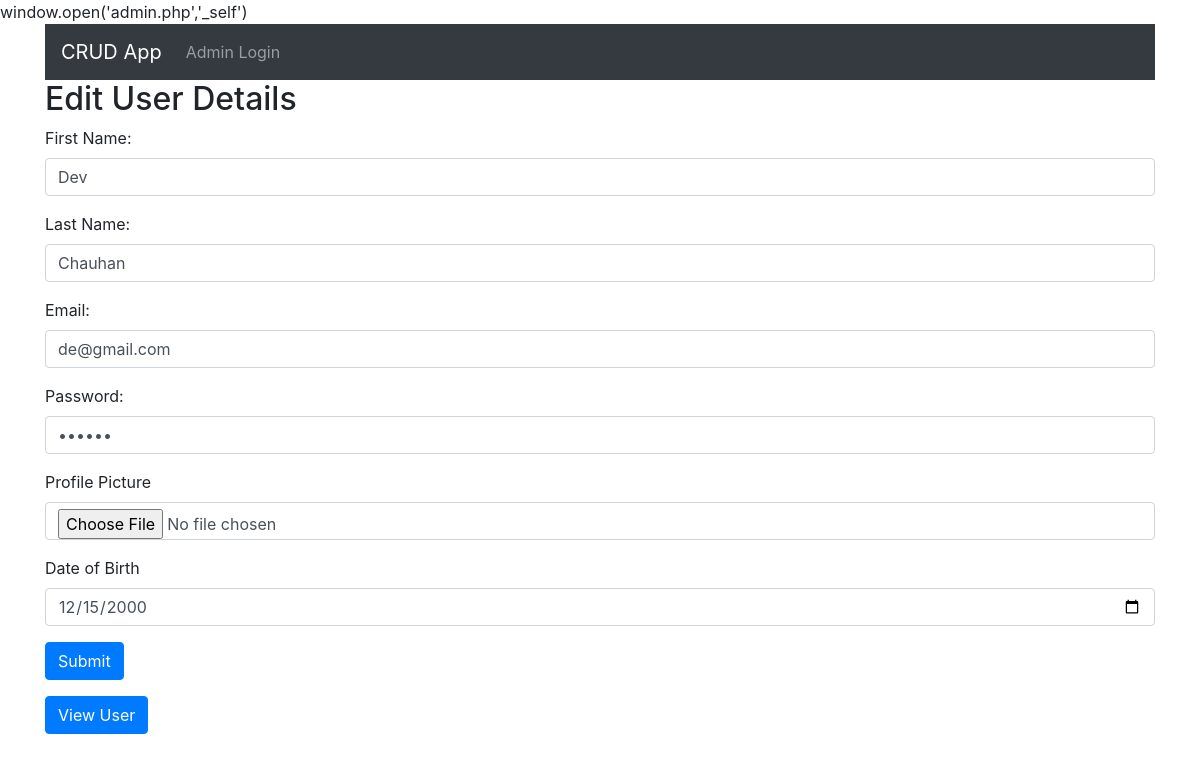
The page /edit_user.php?edit=12 on the database its author committed.
### tables this page shows
CREATE TABLE `user` (
  `user_id` int(11) NOT NULL,
  `user_fname` varchar(255) NOT NULL,
  `user_lname` varchar(255) NOT NULL,
  `user_email` varchar(255) NOT NULL,
  `user_password` varchar(255) NOT NULL,
  `user_dob` date NOT NULL,
  `user_img` varchar(255) NOT NULL
);

### edit_user.php (the view, shortened to what this page needs)
<?php
    if(!isset($_SESSION['email'])){
        echo "<scrpit>window.open('admin.php','_self')</script>";
    }
?>
<!doctype html>
<html lang="en">
  <head>
    <link rel="stylesheet" href="https://stackpath.bootstrapcdn.com/bootstrap/4.3.1/css/bootstrap.min.css">
  </head>
  <body>
  <body>
<div class="container">
<?php require 'Partial/nav2.php'  ?>
  <h2>Edit User Details</h2>
  <?php
        include 'connect.php';
        if(isset($_GET['edit'])){
            $edit_id = $_GET['edit'];
            $select1 = "SELECT * FROM user WHERE user_id='$edit_id'";
            $runn = mysqli_query($conn, $select1);
            $row_user = mysqli_fetch_array($runn);
            $user_fname = $row_user["user_fname"];
            $user_lname = $row_user["user_lname"];
            $user_email = $row_user["user_email"];
            $user_password = $row_user["user_password"];
            $user_dob= $row_user["user_dob"];
       }
    ?>
  <form action="" method="post" enctype="multipart/form-data">
  <div class="form-group">
      <label >First Name:</label>
      <input type="text" class="form-control"  value="<?php  echo $user_fname; ?>" placeholder="First Name" name="user_fname">
    </div>
    <div class="form-group">
      <label >Last Name:</label>
      <input type="text" class="form-control" value="<?php  echo $user_lname; ?>" placeholder="Last Name" name="user_lname">
    </div>
    <div class="form-group">
      <label for="email">Email:</label>
      <input type="email" class="form-control"  value="<?php  echo $user_email; ?>" placeholder="Enter email" name="user_email">
    </div>
    <div class="form-group">
      <label for="pwd">Password:</label>
      <input type="password" class="form-control" value="<?php  echo $user_password; ?>" placeholder="Enter password" name="user_password">
    </div>
    <div class="form-group">
      <label >Profile Picture</label>
      <input type="file" class="form-control"  placeholder="Image" name="user_img">
    </div>
    <div class="mb-3">
        <label>Date of Birth</label>
        <input type="date" class="form-control" value="<?php  echo $user_dob; ?>" id="dob" name="user_dob">
    </div>
    <input type="submit" name="insert-btn" class="btn btn-primary"/>
  </form>
?><a class="btn btn-primary" href="view_user.php">View User</a>
</div>
</body>
  </body>
</html>

### rows shown on the page
user: user_fname "Dev", user_lname "Chauhan", user_email "de@gmail.com", user_dob "12/15/2000"
